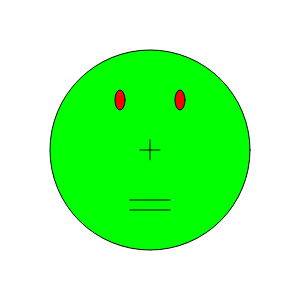
Frame 1 (no input)
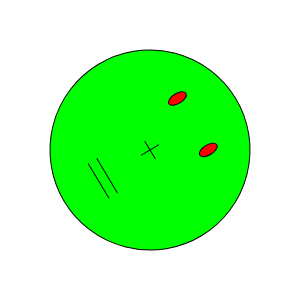
Frame 60 (no input)
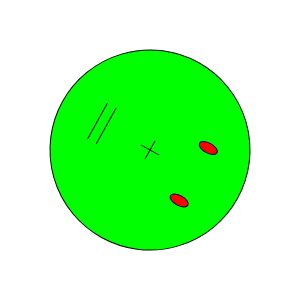
Frame 120 (the mouse pressed at the canvas centre since frame 60)

The p5.js sketch that drew these frames (run headless with seeded random() and noise() and a simulated clock; from frame 60 on, the mouse is pressed at the canvas centre):

// p5.js sketch
// ── sketch.js
// http://www.ac-grenoble.fr/disciplines/informatiquelycee/p5_base_a6.html
// visage qui tourne

var ang=0;

function setup()
{
  createCanvas(300,300);
  stroke(0);
  strokeWeight(1);
  
}


function draw()
{
  background(255);
  push();
  translate(width/2,height/2);
	rotate(radians(ang));
  dessin();
  pop();
  
  if (ang>=360)
  {
    ang=0;
  }
  else
  {
    ang=ang+1;
  }
  
}

function dessin()
{
  push();
  fill(0,255,0);
  
  ellipse(0,0,200,200);
  line(-10,0,10,0);
  line(0,-10,0,10);
  line(-20,50,20,50);
  line(-20,60,20,60);
  fill(255,0,0);
  ellipse(-30,-50,10,20);
  ellipse(30,-50,10,20);

}
